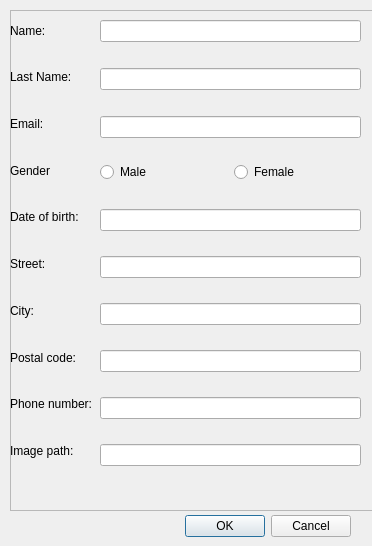
<?xml version="1.0" encoding="UTF-8"?>
<ui version="4.0">
 <class>adduserwindow</class>
 <widget class="QDialog" name="adduserwindow">
  <property name="geometry">
   <rect>
    <x>0</x>
    <y>0</y>
    <width>372</width>
    <height>546</height>
   </rect>
  </property>
  <property name="minimumSize">
   <size>
    <width>372</width>
    <height>546</height>
   </size>
  </property>
  <property name="maximumSize">
   <size>
    <width>372</width>
    <height>546</height>
   </size>
  </property>
  <property name="windowTitle">
   <string>Add User</string>
  </property>
  <widget class="QDialogButtonBox" name="buttonBox">
   <property name="geometry">
    <rect>
     <x>10</x>
     <y>510</y>
     <width>341</width>
     <height>32</height>
    </rect>
   </property>
   <property name="orientation">
    <enum>Qt::Horizontal</enum>
   </property>
   <property name="standardButtons">
    <set>QDialogButtonBox::Cancel|QDialogButtonBox::Ok</set>
   </property>
  </widget>
  <widget class="QFrame" name="frame">
   <property name="geometry">
    <rect>
     <x>10</x>
     <y>10</y>
     <width>401</width>
     <height>501</height>
    </rect>
   </property>
   <property name="frameShape">
    <enum>QFrame::StyledPanel</enum>
   </property>
   <property name="frameShadow">
    <enum>QFrame::Raised</enum>
   </property>
   <widget class="QWidget" name="layoutWidget">
    <property name="geometry">
     <rect>
      <x>0</x>
      <y>0</y>
      <width>91</width>
      <height>461</height>
     </rect>
    </property>
    <layout class="QVBoxLayout" name="verticalLayout">
     <item>
      <widget class="QLabel" name="label">
       <property name="text">
        <string>Name:</string>
       </property>
      </widget>
     </item>
     <item>
      <widget class="QLabel" name="label_2">
       <property name="text">
        <string>Last Name:</string>
       </property>
      </widget>
     </item>
     <item>
      <widget class="QLabel" name="label_3">
       <property name="text">
        <string>Email:</string>
       </property>
      </widget>
     </item>
     <item>
      <widget class="QLabel" name="label_4">
       <property name="text">
        <string>Gender</string>
       </property>
      </widget>
     </item>
     <item>
      <widget class="QLabel" name="label_5">
       <property name="text">
        <string>Date of birth:</string>
       </property>
      </widget>
     </item>
     <item>
      <widget class="QLabel" name="label_6">
       <property name="text">
        <string>Street:</string>
       </property>
      </widget>
     </item>
     <item>
      <widget class="QLabel" name="label_7">
       <property name="text">
        <string>City:</string>
       </property>
      </widget>
     </item>
     <item>
      <widget class="QLabel" name="label_8">
       <property name="text">
        <string>Postal code:</string>
       </property>
      </widget>
     </item>
     <item>
      <widget class="QLabel" name="label_9">
       <property name="text">
        <string>Phone number:</string>
       </property>
      </widget>
     </item>
     <item>
      <widget class="QLabel" name="label_10">
       <property name="text">
        <string>Image path:</string>
       </property>
      </widget>
     </item>
    </layout>
   </widget>
   <widget class="QWidget" name="layoutWidget">
    <property name="geometry">
     <rect>
      <x>90</x>
      <y>150</y>
      <width>261</width>
      <height>24</height>
     </rect>
    </property>
    <layout class="QHBoxLayout" name="horizontalLayout">
     <item>
      <widget class="QRadioButton" name="radioButton_male">
       <property name="text">
        <string>Male</string>
       </property>
      </widget>
     </item>
     <item>
      <widget class="QRadioButton" name="radioButton_female">
       <property name="text">
        <string>Female</string>
       </property>
      </widget>
     </item>
    </layout>
   </widget>
   <widget class="QWidget" name="layoutWidget">
    <property name="geometry">
     <rect>
      <x>90</x>
      <y>-10</y>
      <width>261</width>
      <height>161</height>
     </rect>
    </property>
    <layout class="QVBoxLayout" name="verticalLayout_2">
     <item>
      <widget class="QLineEdit" name="lineEdit_name"/>
     </item>
     <item>
      <widget class="QLineEdit" name="lineEdit_lastName"/>
     </item>
     <item>
      <widget class="QLineEdit" name="lineEdit_email"/>
     </item>
    </layout>
   </widget>
   <widget class="QWidget" name="layoutWidget">
    <property name="geometry">
     <rect>
      <x>90</x>
      <y>180</y>
      <width>261</width>
      <height>301</height>
     </rect>
    </property>
    <layout class="QVBoxLayout" name="verticalLayout_3">
     <item>
      <widget class="QLineEdit" name="lineEdit_DoB"/>
     </item>
     <item>
      <widget class="QLineEdit" name="lineEdit_street"/>
     </item>
     <item>
      <widget class="QLineEdit" name="lineEdit_city"/>
     </item>
     <item>
      <widget class="QLineEdit" name="lineEdit_post"/>
     </item>
     <item>
      <widget class="QLineEdit" name="lineEdit_phone"/>
     </item>
     <item>
      <widget class="QLineEdit" name="lineEdit_imgPath"/>
     </item>
    </layout>
   </widget>
  </widget>
 </widget>
 <resources/>
 <connections>
  <connection>
   <sender>buttonBox</sender>
   <signal>accepted()</signal>
   <receiver>adduserwindow</receiver>
   <slot>accept()</slot>
   <hints>
    <hint type="sourcelabel">
     <x>248</x>
     <y>254</y>
    </hint>
    <hint type="destinationlabel">
     <x>157</x>
     <y>274</y>
    </hint>
   </hints>
  </connection>
  <connection>
   <sender>buttonBox</sender>
   <signal>rejected()</signal>
   <receiver>adduserwindow</receiver>
   <slot>reject()</slot>
   <hints>
    <hint type="sourcelabel">
     <x>316</x>
     <y>260</y>
    </hint>
    <hint type="destinationlabel">
     <x>286</x>
     <y>274</y>
    </hint>
   </hints>
  </connection>
 </connections>
</ui>
